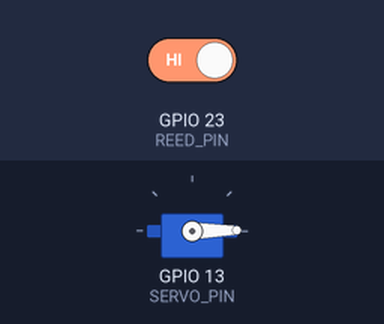
This sketch was run on a simulated ESP32. Shown: servo. Inputs (shaded band) come from the test bench; at power-on: GPIO 23 (REED_PIN) HIGH. WiFi joins after 1.5 s; servers stay silent unless stated; uploads are accepted with an empty reply; what the sketch prints to the serial monitor is not drawn.

Above: at 2.7 s.
2.8 s: GPIO 23 (REED_PIN) driven LOW
At 4.35 s:
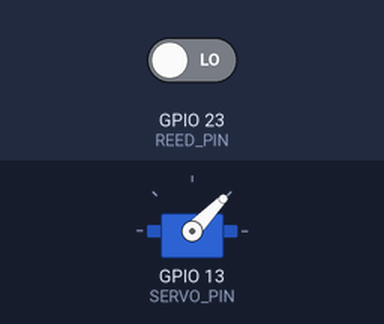
At 5.6 s:
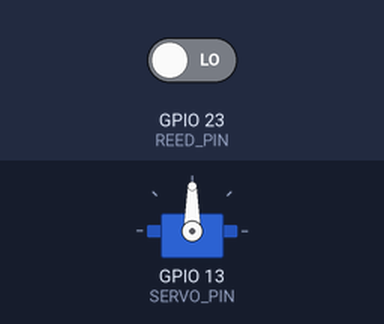
8.9 s: GPIO 23 (REED_PIN) driven LOW
At 16.82 s:
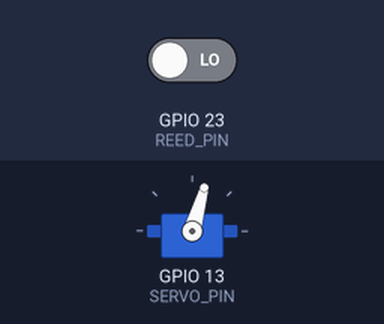
Timing chart, 0 to 18.0 s (numbered marks = the images above; inputs shaded):
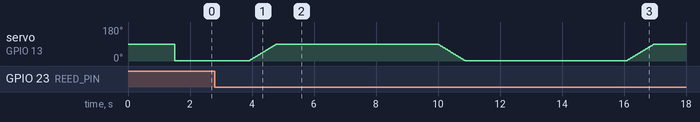

The sketch:

WebSL_Esp32_Code.ino
```cpp
#include <WiFi.h>
#include <HTTPClient.h>
#include <ESP32Servo.h>

const uint ID = 1;

const char* SSID = "";

const char* PASSWORD = "";

String state_url = "http://{IPV4}:3002/state";

String action_url = "http://{IPV4}:3002/action";

static const int SERVO_PIN = 13;

static const int REED_PIN = 23;

Servo servo;

int servo_pos_deg = 0;

bool state = false;

void setup()
{
  Serial.begin(921600);

  servo.attach(SERVO_PIN);
  pinMode(REED_PIN, INPUT_PULLUP);

  Serial.println("Connecting to: ");
  Serial.println(SSID);

  WiFi.begin(SSID, PASSWORD);

  while(WiFi.status() != WL_CONNECTED)
  {
    delay(500);
    Serial.print(".");
  }

  Serial.println("");
  Serial.print("Connected to WiFi network with IP Address: ");
  Serial.println(WiFi.localIP());

  servo.write(++servo_pos_deg);

}

void loop()
{
  bool reed = false;

  if(digitalRead(REED_PIN) == LOW)
  {
    reed = true;
  }
  else
  {
    reed = false;
  }

  if(WiFi.status() == WL_CONNECTED)
  {
    if(reed != state)
    {
      WiFiClient client;
      HTTPClient http;

      http.begin(client, state_url);

      http.addHeader("Content-Type", "application/x-www-form-urlencoded");

      String req = "lock_id=" + String(ID)+ "&state=" + String(reed);

      int http_response_code = http.POST(req);

      Serial.print("State Response: ");
      Serial.println(http_response_code);

      http.end();

      if(http_response_code == 200)
      {
        state = reed;
      }
    }

    if(state == true)
    {
      WiFiClient client;
      HTTPClient http;

      http.begin(client, action_url);

      http.addHeader("Content-Type", "application/x-www-form-urlencoded");

      String req = "lock_id=" + String(ID);

      int http_response_code = http.POST(req);

      Serial.print("Action Response: ");
      Serial.println(http_response_code);

      http.end();

      if(http_response_code == 200)
      {
        if(servo_pos_deg == 1)
        {
          while(servo_pos_deg < 90)
          {
            servo.write(++servo_pos_deg);
            delay(10);
          }
        }
        else
        {
          while(servo_pos_deg > 1)
          {
            servo.write(--servo_pos_deg);
            delay(10);
          }
        }
      }

      delay(3000);
    }
  }
  else
  {
    Serial.println("WiFi Disconnected");
  }

  delay(2000);
}
```

Measured:
- after the input at 2.8 s, servo on GPIO 13 (SERVO_PIN): moves from 1° to 90° over 0.88 s, starting after 1.1 s
